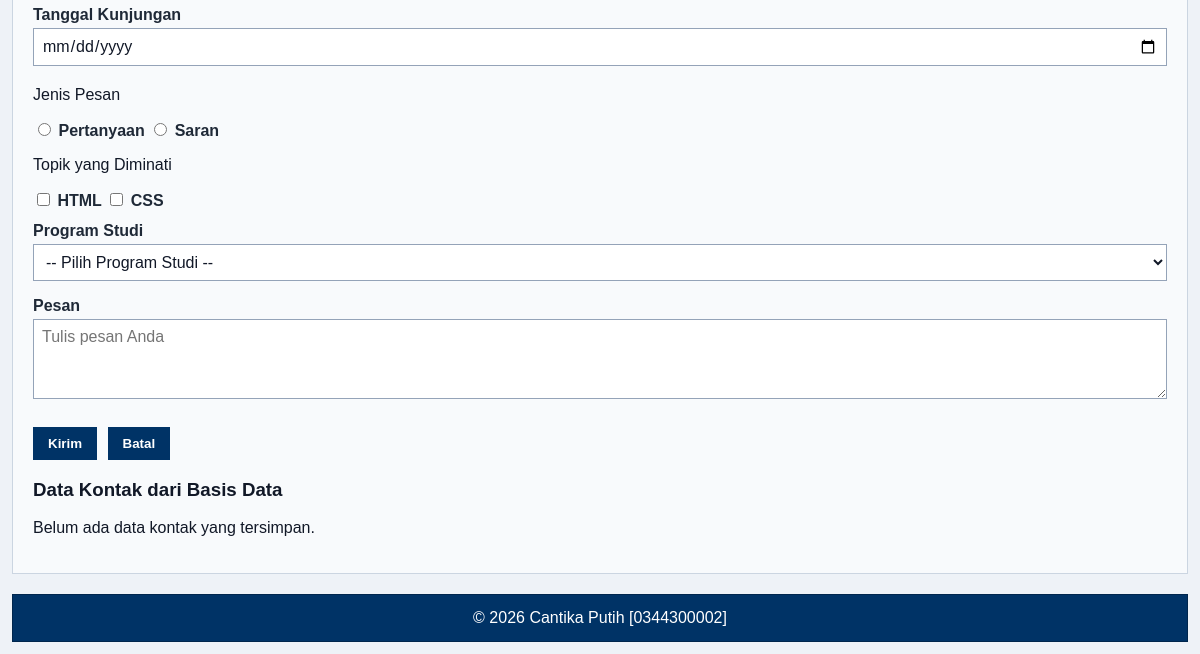
The app's page /pertemuan-11/index.php (lower part), older data.
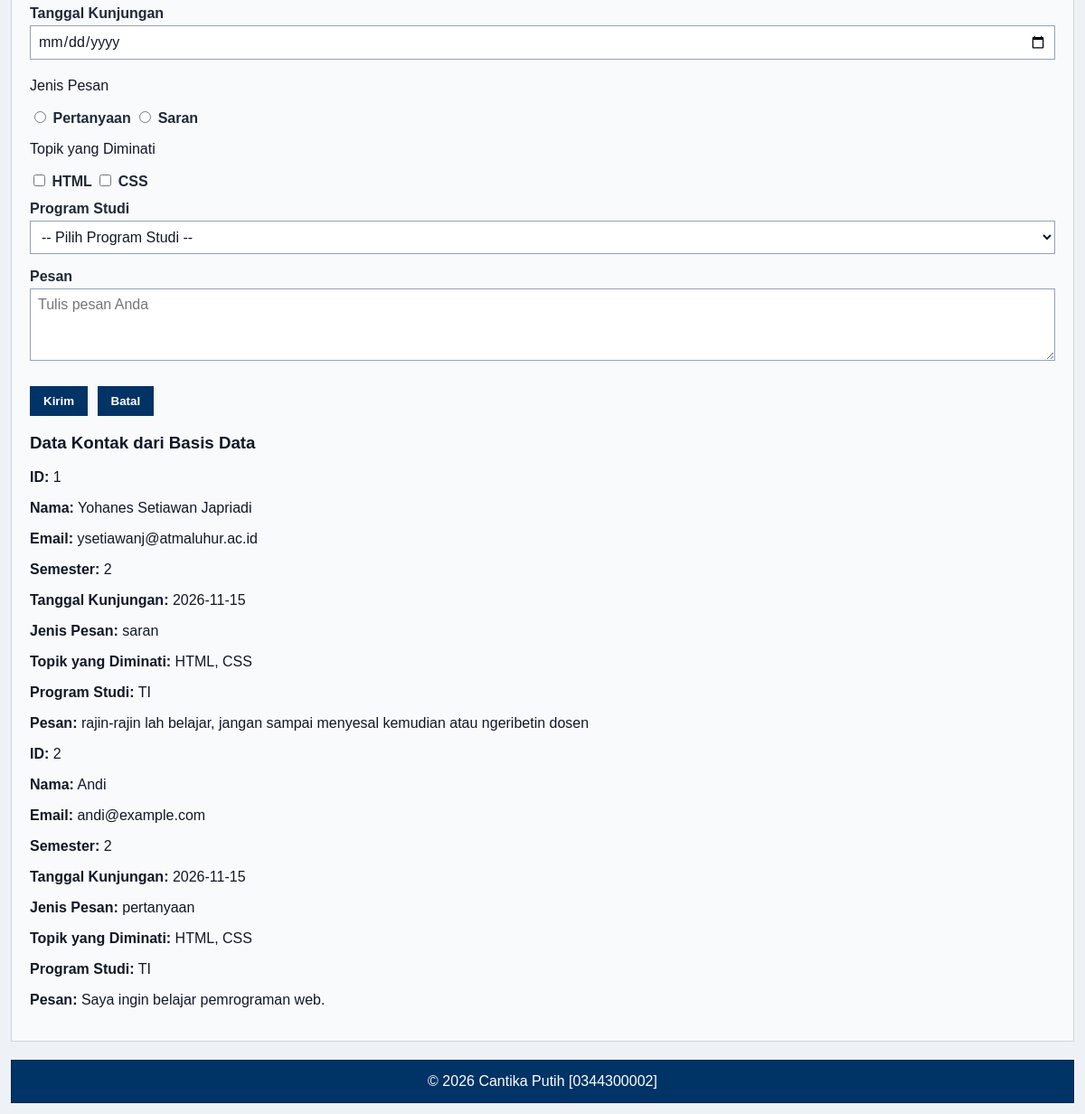
The same page, newer data.
### tables this page shows
CREATE TABLE `tbl_kontak_nim` (
  `id` int NOT NULL,
  `nama` varchar(50) NOT NULL,
  `email` varchar(255) NOT NULL,
  `semester` tinyint NOT NULL,
  `tanggal` date NOT NULL,
  `jenis_pesan` varchar(20) NOT NULL,
  `minat` varchar(50) NOT NULL,
  `prodi` varchar(2) NOT NULL,
  `pesan` varchar(300) NOT NULL
);

### pertemuan-11/fungsi.php (called while the page is built, shortened)
<?php
function bersihkan($teks)
{
  return htmlspecialchars($teks ?? "", ENT_QUOTES, "UTF-8");
}

### pertemuan-11/index.php (the view, shortened to what this page needs)
<?php
require_once("fungsi.php");
require_once("koneksi.php");
$sql = "SELECT * FROM tbl_kontak_nim";
$hasil = mysqli_query($koneksi, $sql);
$dataKontak = [];
while ($baris = mysqli_fetch_assoc($hasil)) {
	$dataKontak[] = $baris;
}
$nim = "0344300002";
$namaMahasiswa = "Cantika Putih";
?>
<!doctype html>
<html lang="id">
<head>
	<link rel="stylesheet" href="style.css" />
</head>
<body>
	<main>
		<section id="contact">
			<form id="contactForm" class="js-contact-form" data-validation="contact" action="index.php" method="post" novalidate>
				<div class="form-group">
					<label for="tanggal">Tanggal Kunjungan</label><br />
					<input class="input-form" type="date" id="tanggal" name="tanggal" required />
				</div>
				<div class="form-group">
					<p>Jenis Pesan</p>
					<input type="radio" id="pertanyaan" name="jenis_pesan" value="pertanyaan" required />
					<label for="pertanyaan">Pertanyaan</label>
					<input type="radio" id="saran" name="jenis_pesan" value="saran" />
					<label for="saran">Saran</label>
				</div>
				<div class="form-group">
					<p>Topik yang Diminati</p>
					<input type="checkbox" id="minat-html" name="minat[]" value="HTML" />
					<label for="minat-html">HTML</label>
					<input type="checkbox" id="minat-css" name="minat[]" value="CSS" />
					<label for="minat-css">CSS</label>
				</div>
				<div class="form-group">
					<label for="prodi">Program Studi</label><br />
					<select class="input-form" id="prodi" name="prodi" required>
						<option value="">-- Pilih Program Studi --</option>
					</select>
				</div>
				<div class="form-group">
					<label for="pesan">Pesan</label><br />
					<textarea class="input-form" id="pesan" name="pesan" maxlength="300" placeholder="Tulis pesan Anda" required></textarea>
				</div>
				<button type="submit">Kirim</button>
				<button type="reset">Batal</button>
			</form>
			<article id="hasilKontak" class="submission-result" aria-live="polite">
				<h3>Data Kontak dari Basis Data</h3>
				<?php if (count($dataKontak) > 0): ?>
					<?php foreach ($dataKontak as $data): ?>
						<section>
							<p><strong>ID:</strong> <?= bersihkan($data["id"]); ?></p>
							<p><strong>Nama:</strong> <?= bersihkan($data["nama"]); ?></p>
							<p><strong>Email:</strong> <?= bersihkan($data["email"]); ?></p>
							<p><strong>Semester:</strong> <?= bersihkan($data["semester"]); ?></p>
							<p><strong>Tanggal Kunjungan:</strong> <?= bersihkan($data["tanggal"]); ?></p>
							<p><strong>Jenis Pesan:</strong> <?= bersihkan($data["jenis_pesan"]); ?></p>
							<p><strong>Topik yang Diminati:</strong> <?= bersihkan($data["minat"]); ?></p>
							<p><strong>Program Studi:</strong> <?= bersihkan($data["prodi"]); ?></p>
							<p><strong>Pesan:</strong> <?= nl2br(bersihkan($data["pesan"])); ?></p>
						</section>
					<?php endforeach; ?>
				<?php else: ?>
					<p>Belum ada data kontak yang tersimpan.</p>
				<?php endif; ?>
		</section>
	</main>
	<footer>
		<p>&copy; <?= date("Y"); ?> <?= bersihkan($namaMahasiswa); ?> [<?= bersihkan($nim); ?>]</p>
	</footer>
</body>
</html>

### pertemuan-11/style.css (style rules this page uses)
* { box-sizing: border-box; }
body { margin: 0; padding: 12px; font-family: Arial, sans-serif; color: #111827; background-color: #eef2f7; }
main { display: grid; grid-template-columns: 1fr; gap: 16px; }
section { width: 100%; }
#contact { background-color: #f8fafc; border: 1px solid #cbd5e1; padding: 20px; margin: 0; }
.form-group { margin: 12px 0; }
#contact label { color: #1f2937; font-weight: bold; }
.input-form { width: 100%; max-width: 100%; background-color: #ffffff; color: #111827; font-family: Arial, sans-serif; font-size: 16px; padding: 8px; margin: 4px 0; border: 1px solid #94a3b8; }
#contact textarea { min-height: 80px; resize: vertical; }
#contact button { background-color: #003366; color: #ffffff; font-weight: bold; padding: 8px 14px; margin: 8px 6px 0 0; border: 1px solid #003366; cursor: pointer; }
footer { background-color: #003366; color: #ffffff; text-align: center; padding: 14px 20px; margin-top: 20px; border: 1px solid #00264d; }
footer p { margin: 0; }
@media (min-width: 768px) { main { grid-template-columns: 1fr 1fr; } }
@media (min-width: 768px) { #contact { grid-column: 1 / -1; } }

Row changes from the older to the newer data that the page shows:
added tbl_kontak_nim: id "1", nama "Yohanes Setiawan Japriadi", email "ysetiawanj@atmaluhur.ac.id", semester "2", tanggal "2026-11-15", jenis_pesan "saran", minat "HTML, CSS", prodi "TI", pesan "rajin-rajin lah belajar, jangan sampai menyesal kemudian atau ngeribetin dosen"
added tbl_kontak_nim: id "2", nama "Andi", email "andi@example.com", semester "2", tanggal "2026-11-15", jenis_pesan "pertanyaan", minat "HTML, CSS", prodi "TI", pesan "Saya ingin belajar pemrograman web."
Text that changed along with them:
text no longer shown: "Belum ada data kontak yang tersimpan."
